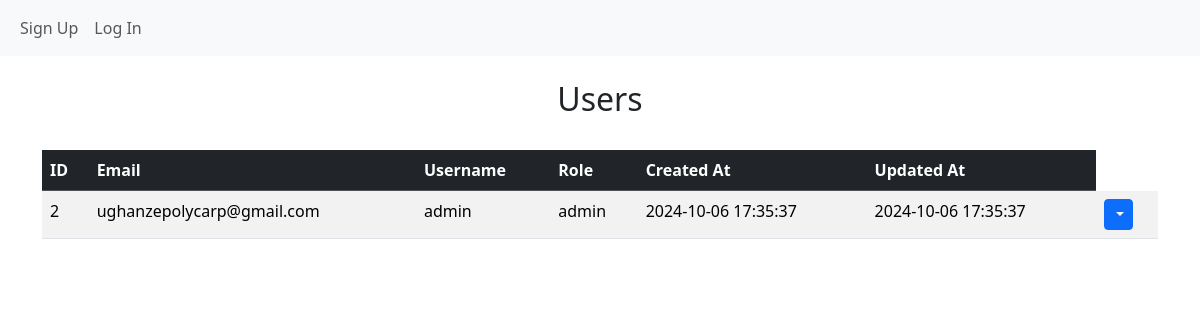
/users, run on an earlier commit of the app's database.
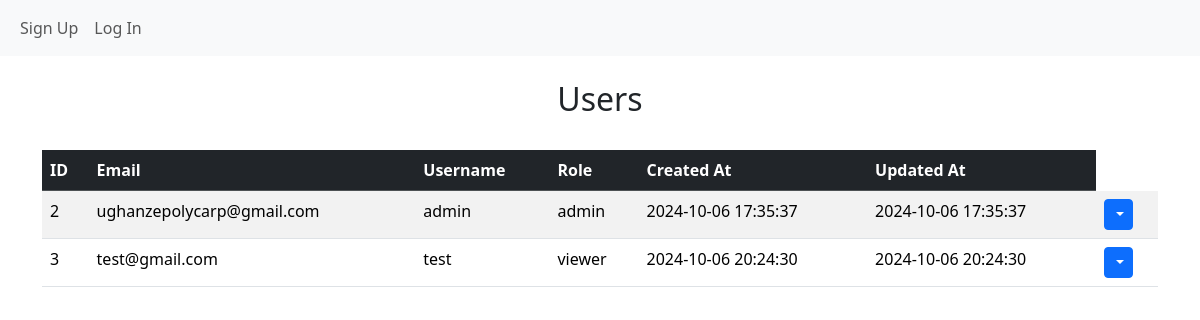
And on a later commit of the database.
### website/models.py (models this page shows)
class User(db.Model,UserMixin):
    id = db.Column(db.Integer, primary_key=True)
    email = db.Column(db.String(150),unique=True)
    username = db.Column(db.String(150))
    password = db.Column(db.String(150))
    created_at =  db.Column(db.DateTime(timezone=True), default=func.now())
    updated_at = db.Column(db.DateTime(timezone=True), default=func.now(),onupdate=func.now())
    role_id  = db.Column(db.Integer, db.ForeignKey("role.id"),default=3)
    role = db.relationship("Role", backref="user")
    posted_by = db.relationship("Glossary", backref="user")

class Role(db.Model):
    id = db.Column(db.Integer, primary_key=True)
    role_name = db.Column(db.String(100), nullable=False, unique=True)

### website/views.py (the view)
@login_required
@views.route("/users",methods=["GET","POST","PUT","DELETE"])
def users():
    users = User.query.all()
    return render_template("users.html",user=current_user,users=users)

### website/templates/users.html (shortened to what this page needs)
{% extends "base.html" %}
{%block content %}
<div>
    <br>
    <h2 align="center">Users</h2>
    <br>
<table class="table table-striped table-hover">
    <thead class="table-dark">
        <tr>
            <th scope="col">ID</th>
            <th scope="col">Email</th>
            <th scope="col">Username</th>
            <th scope="col">Role</th>
            <th scope="col">Created At</th>
            <th scope="col">Updated At</th>
        </tr>
    </thead>
    <tbody>
        {% for user in users %}
        <tr>
            <td>{{ user.id }}</td>
            <td>{{ user.email }}</td>
            <td>{{ user.username }}</td>
            <td>{{ user.role.role_name if user.role else 'No Role Assigned' }}</td>
            <td>{{ user.created_at.strftime('%Y-%m-%d %H:%M:%S') }}</td>
            <td>{{ user.updated_at.strftime('%Y-%m-%d %H:%M:%S') }}</td>
            <td>
                <div class="btn-group">
                    <button type="button" class="btn btn-sm btn-primary dropdown-toggle" data-bs-toggle="dropdown">
                    </button>
                </div>
            </td>
        </tr>
        {% endfor %}
    </tbody>
</table>
</div>
{% endblock %}

### website/templates/base.html (shortened to what this page needs)
<!DOCTYPE html>
<html lang="en">
<head>
    <link href="https://cdn.jsdelivr.net/npm/bootstrap@5.3.3/dist/css/bootstrap.min.css" rel="stylesheet">
      <link rel="stylesheet" type="text/css" href="{{ url_for('static', filename='css/styles.css') }}">
</head>
<body>
    <nav class="navbar navbar-expand-lg bg-body-tertiary">
        <div class="container-fluid">
            <div class="collapse navbar-collapse" id="navbar">
                <div class="navbar-nav">
                    {% if user.is_authenticated %}
                        <a class="nav-item nav-link {% if request.path == url_for('views.home') %}active{% endif %}" href="/home">Home</a>
                        <a class="nav-item nav-link {% if request.path == url_for('views.glossary') %}active{% endif %}" href="/glossary">Glossary</a>
                    </div>
                    <div class="navbar-nav ms-auto">
                        <a class="nav-item nav-link {% if request.path == url_for('views.users') %}active{% endif %}" href="/users">Users</a>
                        <a class="nav-item nav-link {% if request.path == url_for('auth.log_out') %}active{% endif %}" href="/log-out">Logout</a>
                    </div>
                    {% else %}
                        <a class="nav-item nav-link {% if request.path == url_for('auth.sign_up') %}active{% endif %}" href="/sign-up">Sign Up</a>
                        <a class="nav-item nav-link {% if request.path == url_for('auth.login') %}active{% endif %}" href="/login">Log In</a>
                    {% endif %}
                </div>
            </div>
        </div>
    </nav>
    <div class="container">{%block content %}{% endblock %}</div>
</body>
</html>

What changed in the data, as far as the page shows it:
added User: id "3", email "test@gmail.com", username "test", role "viewer", created_at "2024-10-06 20:24:30", updated_at "2024-10-06 20:24:30"
